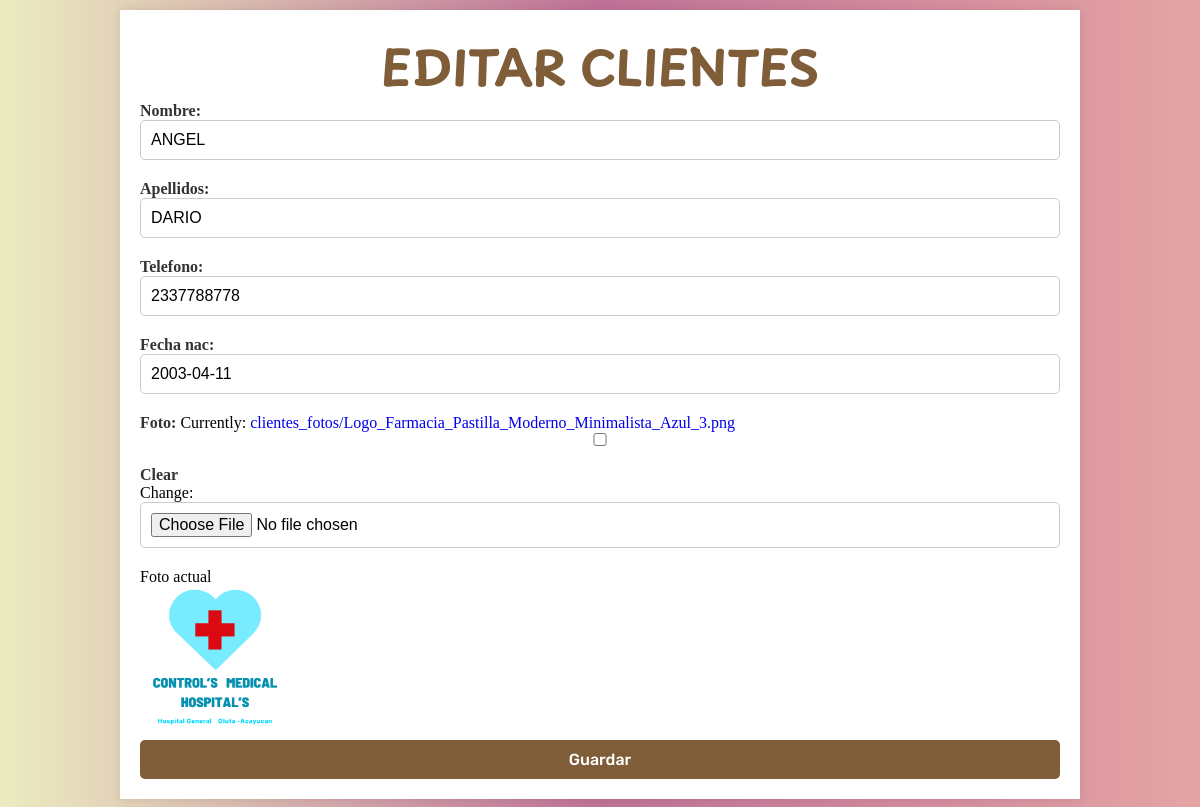
/clientes/edit/8/ (signed in), run on the app's committed database.
### clientesadrs/models.py (models this page shows, shortened)
class Cliente(models.Model):
    nombre = models.CharField(max_length=50)
    apellidos = models.CharField(max_length=50)
    telefono = models.CharField(max_length=10)
    fecha_nac = models.DateField()
    foto = models.ImageField(upload_to='clientes_fotos/', blank=True, null=True)

### clientesadrs/views.py (the view)
# urls.py: path('edit/<int:pk>/', views.update_cliente, name='update_cliente'),
@login_required
def update_cliente(request, pk):
    cliente = get_object_or_404(Cliente, pk=pk)
    if request.method == 'POST':
        form = ClienteForm(request.POST, request.FILES, instance=cliente)
        if form.is_valid():
            form.save()
            return redirect(cliente_list)
    else:
        form = ClienteForm(instance=cliente)
    return render(request, 'clientesadrs/cliente_form.html', {'form': form, 'cliente': cliente})

### clientesadrs/forms.py
class ClienteForm(forms.ModelForm):
    class Meta:
        model = Cliente
        fields = ['nombre','apellidos', 'telefono', 'fecha_nac', 'foto']
        foto=forms.ImageField(required=False)

### clientesadrs/templates/clientesadrs/cliente_form.html (shortened to what this page needs)
<!DOCTYPE html>
<html lang="en">
    <head>
        {% load static %}
        <link rel="stylesheet" type="text/css" href="{% static 'clientes/style.css' %}">
    </head>
    <body>
        <div class="container">
            <h1>{% if form.instance.pk%} Editar Clientes {% else %} Crear Cliente {% endif %}</h1>
            <form method="post" enctype="multipart/form-data">
                {{form.as_p}}
                {% if cliente.foto %}
                <div class="image-container">
                    <p>Foto actual</p>
                    <img src="{{cliente.foto.url}}" alt="foto de {{cliente.nombre}}"
                    width="150">
                {% endif %}
                </div>
                <button type="submit">Guardar</button>
            </form>
        </div>
    </body>
</html>

### clientesadrs/static/clientes/style.css (style rules this page uses)
* { margin: 0; padding: 0; border: none; box-sizing: border-box; list-style: none; text-decoration: none; scroll-behavior: smooth; }
:root { --text-color: #000000; --bg-color: #000; --main-color: #805d39; --p-font: 1rem; --h2-font: 3rem; --h1-font: 6rem; }
body { color: var(--text-color); background: var(--bg-color); background: linear-gradient(to left, rgba(211, 103, 103, 0.6), rgba(149, 19, 82, 0.6), rgba(190,190,48, 0.3) ); }
h1 { width: 100%; text-align: center; color: var(--main-color); text-transform: uppercase; font-size: var(--h2-font); font-family: 'Playpen'; }
.container { width: 80%; margin: 10px auto; padding: 20px; background-color: white; box-shadow: 0 0 10px rgba(0, 0, 0, 0.1); }
form { display: flex; flex-direction: column; }
label { margin-bottom: 5px; color: #333; font-weight: bold; }
input { padding: 10px; margin-bottom: 20px; border: 1px solid #ccc; border-radius: 5px; font-size: 16px; width: 100%; box-sizing: border-box; transition: border-color 0.3s ease; }
button { padding: 10px 15px; background-color: var(--main-color); border: none; border-radius: 5px; color: white; font-size: 16px; cursor: pointer; transition: background-color 0.3s ease; font-family: 'Rubik'; }

### data on the page
Cliente: nombre "ANGEL", apellidos "DARIO", telefono "2337788778", fecha_nac "2003-04-11", foto (picture)
